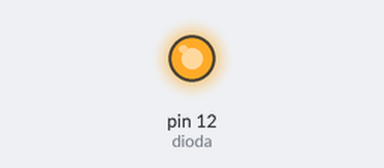
A sketch run on a simulated Arduino Uno, built with avr-gcc and run on an emulated ATmega328P. Shown: output pins drawn as LEDs (lit = HIGH).

Above: at 0.2 s.
At 13.3 s:
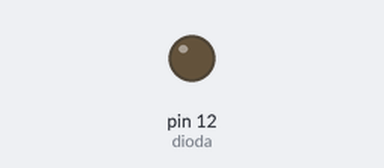
Timing chart, 0 to 20.9 s (numbered marks = the images above):
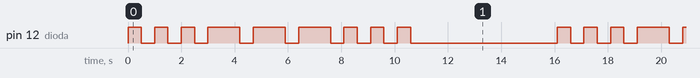

The sketch:

KCK_Zadanie7.ino
```cpp
int dioda = 12;
int czas = 500;
int czas2 = 1200;

void setup(){
    pinMode(dioda, OUTPUT);
}

void loop(){
  for (int i=0; i < 3; i=i+1){
    digitalWrite(dioda, HIGH);
    delay(czas);
    digitalWrite(dioda, LOW);
    delay(czas);
  }
for (int i=0; i < 3; i=i+1){
    digitalWrite(dioda, HIGH);
    delay(czas2);
    digitalWrite(dioda, LOW);
    delay(czas);
 }
for (int i=0; i < 3; i=i+1){
    digitalWrite(dioda, HIGH);
    delay(czas);
    digitalWrite(dioda, LOW);
    delay(czas);
 }
 delay(5000);
}
```

Measured:
- by itself, pin 12 (dioda): repeats every 16.1 s: 2 × (LOW 0.50 s, HIGH 0.50 s), 3 × (LOW 0.50 s, HIGH 1.2 s), 3 × (LOW 0.50 s, HIGH 0.50 s), LOW 5.5 s, HIGH 0.50 s
- by itself, everything shown: repeats every 16.1 s, in 18 steps
